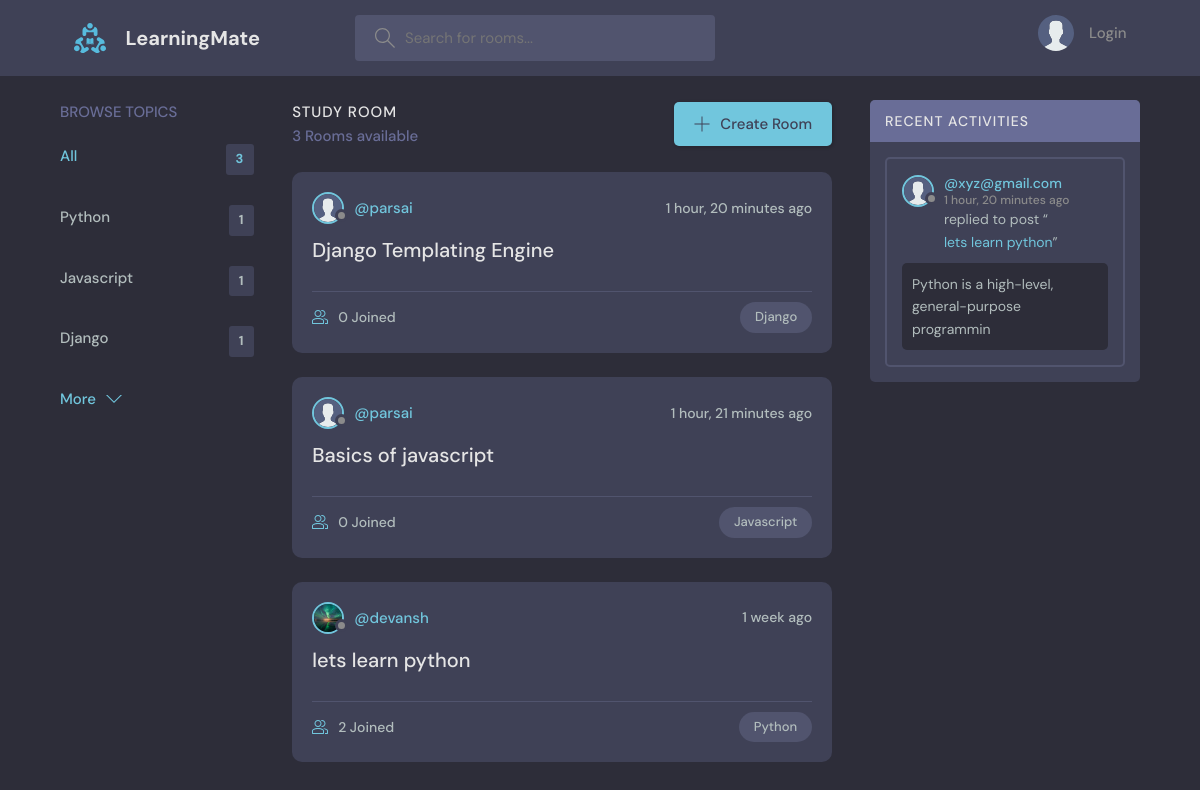
The page / on the database its author committed.
### base/models.py (models this page shows, shortened)
class Topic(models.Model):
    name=models.CharField(max_length=200)

class Room(models.Model):
    host=models.ForeignKey(User,on_delete=models.SET_NULL,null=True)
    topic=models.ForeignKey(Topic,on_delete=models.SET_NULL,null=True)   #if the topic is deleted then the topic for the room is set to null
    name=models.CharField(max_length=200)
    description=models.TextField(null=True,blank=True)
    participants=models.ManyToManyField(User,related_name='participants', blank=True)
    updated=models.DateTimeField(auto_now=True)  # updates the time stamp every time the room is updated
    created=models.DateTimeField(auto_now_add=True)  # only creates a time stamp when the room is created
    class Meta:
        ordering=['-updated','-created']
    def __str__(self):
        return self.name

class User(AbstractUser):
    name=models.CharField(max_length=200,null=True)
    email=models.EmailField(null=True,unique=True)
    bio=models.TextField(null=True)
    avatar=models.ImageField(null=True,default='avatar.svg')
    USERNAME_FIELD='email'
    REQUIRED_FIELDS=[]

class Message(models.Model):
    user=models.ForeignKey(User,on_delete=models.CASCADE)  # a single user can have multiple message but a message can have only one user  Many to one relationship
    room=models.ForeignKey(Room,on_delete=models.CASCADE)
    body=models.TextField()
    updated=models.DateTimeField(auto_now=True)
    created=models.DateTimeField(auto_now_add=True)
    class Meta:
        ordering=['-updated','-created']
    def __str__(self):
        return self.body[0:50]

### base/views.py (the view)
# urls.py: path('',views.home,name='home'),
def home(request):
    q=request.GET.get('q') if request.GET.get('q') else ''
    rooms=Room.objects.filter(Q(topic__name__icontains=q) |
                              Q(name__icontains=q)|
                              Q(description__icontains=q))
    topics=Topic.objects.all()[0:5]
    room_count=rooms.count()
    room_messages=Message.objects.filter(Q(room__topic__name__icontains=q))
    context={'rooms':rooms, 'topics':topics,'room_count':room_count, 'room_messages':room_messages}
    return render(request,'base/home.html',context)

### base/templates/base/home.html (shortened to what this page needs)
{% extends 'main.html' %}
{% block content %}
<main class="layout layout--3">
  <div class="container">
    {% include 'base/topics_component.html' %}
    <div class="roomList">
      <div class="roomList__header">
        <div>
          <h2>Study Room</h2>
          <p>{{room_count}} Rooms available</p>
        </div>
        <a class="btn btn--main" href="{% url 'create-room' %}">
          <svg version="1.1" xmlns="http://www.w3.org/2000/svg" width="32" height="32" viewBox="0 0 32 32">
            <title>add</title>
            <path
              d="M16.943 0.943h-1.885v14.115h-14.115v1.885h14.115v14.115h1.885v-14.115h14.115v-1.885h-14.115v-14.115z"
            ></path>
          </svg>
          Create Room
        </a>
      </div>
      {% include 'base/feed_component.html'%}
    </div>
    {% include 'base/activity_component.html' %}
  </div>
</main>
{% endblock %}

### base/templates/base/topics_component.html
<div class="topics">
    <div class="topics__header">
      <h2>Browse Topics</h2>
    </div>
    <ul class="topics__list">
      <li>
        <a href="{% url 'home' %}" class="active">All <span>{{topics.count}}</span></a>
      </li>
      {% for topic in topics %}
      <li>
        <a href="{% url 'home'%}?q={{topic.name}}">{{topic.name}} <span>{{topic.room_set.all.count}}</span></a>
      </li>
      {% endfor %}
    </ul>
    <a class="btn btn--link" href="{% url 'topics' %}">
      More
      <svg version="1.1" xmlns="http://www.w3.org/2000/svg" width="32" height="32" viewBox="0 0 32 32">
        <title>chevron-down</title>
        <path d="M16 21l-13-13h-3l16 16 16-16h-3l-13 13z"></path>
      </svg>
    </a>
  </div>

### base/templates/base/feed_component.html (shortened to what this page needs)
{% for room in rooms %}
<div class="roomListRoom">
    <div class="roomListRoom__header">
      <a href="{% url 'user-profile' room.host.id%}" class="roomListRoom__author">
        <div class="avatar avatar--small">
          <img src="{{room.host.avatar.url}}" />
        </div>
        <span>@{{room.host.username}}</span>
      </a>
      <div class="roomListRoom__actions">
        <span>{{room.created|timesince}} ago</span>
      </div>
    </div>
    <div class="roomListRoom__content">
      <a href="{% url 'room' room.id %}">{{room.name}}</a>
    </div>
    <div class="roomListRoom__meta">
      <a href="{% url 'room' room.id %}" class="roomListRoom__joined">
        {{room.participants.all.count}} Joined
      </a>
      <p class="roomListRoom__topic">{{room.topic.name}}</p>
    </div>
  </div>
{% endfor %}

### base/templates/base/activity_component.html (shortened to what this page needs)
<div class="activities">
    <div class="activities__header">
      <h2>Recent Activities</h2>
    </div>
    {% for message in room_messages %}
    <div class="activities__box">
      <div class="activities__boxHeader roomListRoom__header">
        <a href="{% url 'user-profile' message.user.id %}" class="roomListRoom__author">
          <div class="avatar avatar--small">
            <img src="{{message.user.avatar.url}}" />
          </div>
          <p>
            @{{message.user}}
            <span>{{message.created|timesince}} ago</span>
          </p>
        </a>
      </div>
      <div class="activities__boxContent">
        <p>replied to post “<a href="{% url 'room' message.room.id%}">{{message.room}}</a>”</p>
        <div class="activities__boxRoomContent">
            {{message}}
        </div>
      </div>
    </div>
    {% endfor %}
  </div>

### rows shown on the page
Topic: name "Python", room_set.all.count "1"
Topic: name "Javascript", room_set.all.count "1"
Topic: name "Django", room_set.all.count "1"
Room: host.avatar (placeholder picture), host.username "parsai", created "1 hour, 20 minutes", name "Django Templating Engine", participants.all.count "0", topic.name "Django"
Room: host.avatar (placeholder picture), host.username "parsai", created "1 hour, 21 minutes", name "Basics of javascript", participants.all.count "0", topic.name "Javascript"
Room: host.avatar (picture), host.username "devansh", created "1 week", name "lets learn python", participants.all.count "2", topic.name "Python"
Message: user.avatar (placeholder picture), user "xyz@gmail.com", created "1 hour, 20 minutes", room "lets learn python", body "Python is a high-level, general-purpose programmin"

### other values the page prints
{{ topics.count }} "3"
{{ room_count }} "3"
